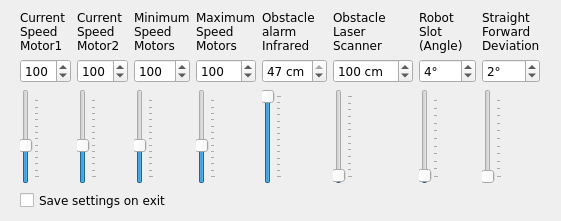
<ui version="4.0" >
 <class>settingsDialog</class>
 <widget class="QDialog" name="settingsDialog" >
  <property name="windowModality" >
   <enum>Qt::WindowModal</enum>
  </property>
  <property name="geometry" >
   <rect>
    <x>0</x>
    <y>0</y>
    <width>561</width>
    <height>221</height>
   </rect>
  </property>
  <property name="windowTitle" >
   <string>Settings</string>
  </property>
  <widget class="QWidget" name="layoutWidget" >
   <property name="geometry" >
    <rect>
     <x>10</x>
     <y>10</y>
     <width>540</width>
     <height>201</height>
    </rect>
   </property>
   <layout class="QGridLayout" name="name0" >
    <item row="0" column="0" >
     <layout class="QHBoxLayout" name="_2" >
      <item>
       <layout class="QVBoxLayout" name="_3" >
        <item>
         <widget class="QLabel" name="label_2" >
          <property name="font" >
           <font>
            <family>Verdana</family>
           </font>
          </property>
          <property name="text" >
           <string>Current Speed Motor1</string>
          </property>
          <property name="wordWrap" >
           <bool>true</bool>
          </property>
         </widget>
        </item>
        <item>
         <widget class="QSpinBox" name="spinBoxMotor1Speed" >
          <property name="font" >
           <font>
            <family>Verdana</family>
           </font>
          </property>
          <property name="minimum" >
           <number>1</number>
          </property>
          <property name="maximum" >
           <number>255</number>
          </property>
          <property name="value" >
           <number>100</number>
          </property>
         </widget>
        </item>
        <item>
         <widget class="QSlider" name="sliderMotor1Speed" >
          <property name="font" >
           <font>
            <family>Verdana</family>
           </font>
          </property>
          <property name="minimum" >
           <number>1</number>
          </property>
          <property name="maximum" >
           <number>255</number>
          </property>
          <property name="value" >
           <number>100</number>
          </property>
          <property name="sliderPosition" >
           <number>100</number>
          </property>
          <property name="tracking" >
           <bool>false</bool>
          </property>
          <property name="orientation" >
           <enum>Qt::Vertical</enum>
          </property>
          <property name="tickPosition" >
           <enum>QSlider::TicksBelow</enum>
          </property>
          <property name="tickInterval" >
           <number>20</number>
          </property>
         </widget>
        </item>
       </layout>
      </item>
      <item>
       <layout class="QVBoxLayout" name="_4" >
        <item>
         <widget class="QLabel" name="label_5" >
          <property name="font" >
           <font>
            <family>Verdana</family>
           </font>
          </property>
          <property name="text" >
           <string>Current Speed Motor2</string>
          </property>
          <property name="wordWrap" >
           <bool>true</bool>
          </property>
         </widget>
        </item>
        <item>
         <widget class="QSpinBox" name="spinBoxMotor2Speed" >
          <property name="font" >
           <font>
            <family>Verdana</family>
           </font>
          </property>
          <property name="minimum" >
           <number>1</number>
          </property>
          <property name="maximum" >
           <number>255</number>
          </property>
          <property name="value" >
           <number>100</number>
          </property>
         </widget>
        </item>
        <item>
         <widget class="QSlider" name="sliderMotor2Speed" >
          <property name="font" >
           <font>
            <family>Verdana</family>
           </font>
          </property>
          <property name="minimum" >
           <number>1</number>
          </property>
          <property name="maximum" >
           <number>255</number>
          </property>
          <property name="value" >
           <number>100</number>
          </property>
          <property name="sliderPosition" >
           <number>100</number>
          </property>
          <property name="tracking" >
           <bool>false</bool>
          </property>
          <property name="orientation" >
           <enum>Qt::Vertical</enum>
          </property>
          <property name="tickPosition" >
           <enum>QSlider::TicksBelow</enum>
          </property>
          <property name="tickInterval" >
           <number>20</number>
          </property>
         </widget>
        </item>
       </layout>
      </item>
      <item>
       <layout class="QVBoxLayout" name="_5" >
        <item>
         <widget class="QLabel" name="label_7" >
          <property name="font" >
           <font>
            <family>Verdana</family>
           </font>
          </property>
          <property name="text" >
           <string>Minimum Speed Motors</string>
          </property>
          <property name="wordWrap" >
           <bool>true</bool>
          </property>
         </widget>
        </item>
        <item>
         <widget class="QSpinBox" name="spinBoxMinimumSpeed" >
          <property name="font" >
           <font>
            <family>Verdana</family>
           </font>
          </property>
          <property name="minimum" >
           <number>1</number>
          </property>
          <property name="maximum" >
           <number>255</number>
          </property>
          <property name="value" >
           <number>100</number>
          </property>
         </widget>
        </item>
        <item>
         <widget class="QSlider" name="sliderMinimumSpeed" >
          <property name="font" >
           <font>
            <family>Verdana</family>
           </font>
          </property>
          <property name="minimum" >
           <number>1</number>
          </property>
          <property name="maximum" >
           <number>255</number>
          </property>
          <property name="value" >
           <number>100</number>
          </property>
          <property name="sliderPosition" >
           <number>100</number>
          </property>
          <property name="tracking" >
           <bool>false</bool>
          </property>
          <property name="orientation" >
           <enum>Qt::Vertical</enum>
          </property>
          <property name="tickPosition" >
           <enum>QSlider::TicksBelow</enum>
          </property>
          <property name="tickInterval" >
           <number>20</number>
          </property>
         </widget>
        </item>
       </layout>
      </item>
      <item>
       <layout class="QVBoxLayout" name="_6" >
        <item>
         <widget class="QLabel" name="label_8" >
          <property name="font" >
           <font>
            <family>Verdana</family>
           </font>
          </property>
          <property name="text" >
           <string>Maximum Speed Motors</string>
          </property>
          <property name="wordWrap" >
           <bool>true</bool>
          </property>
         </widget>
        </item>
        <item>
         <widget class="QSpinBox" name="spinBoxMaximumSpeed" >
          <property name="font" >
           <font>
            <family>Verdana</family>
           </font>
          </property>
          <property name="minimum" >
           <number>1</number>
          </property>
          <property name="maximum" >
           <number>255</number>
          </property>
          <property name="value" >
           <number>100</number>
          </property>
         </widget>
        </item>
        <item>
         <widget class="QSlider" name="sliderMaximumSpeed" >
          <property name="font" >
           <font>
            <family>Verdana</family>
           </font>
          </property>
          <property name="minimum" >
           <number>1</number>
          </property>
          <property name="maximum" >
           <number>255</number>
          </property>
          <property name="value" >
           <number>100</number>
          </property>
          <property name="sliderPosition" >
           <number>100</number>
          </property>
          <property name="tracking" >
           <bool>false</bool>
          </property>
          <property name="orientation" >
           <enum>Qt::Vertical</enum>
          </property>
          <property name="tickPosition" >
           <enum>QSlider::TicksBelow</enum>
          </property>
          <property name="tickInterval" >
           <number>20</number>
          </property>
         </widget>
        </item>
       </layout>
      </item>
      <item>
       <layout class="QVBoxLayout" name="_7" >
        <item>
         <widget class="QLabel" name="label" >
          <property name="font" >
           <font>
            <family>Verdana</family>
           </font>
          </property>
          <property name="text" >
           <string>Obstacle alarm Infrared</string>
          </property>
          <property name="wordWrap" >
           <bool>true</bool>
          </property>
         </widget>
        </item>
        <item>
         <widget class="QSpinBox" name="spinBoxObstacle" >
          <property name="font" >
           <font>
            <family>Verdana</family>
           </font>
          </property>
          <property name="suffix" >
           <string> cm</string>
          </property>
          <property name="minimum" >
           <number>8</number>
          </property>
          <property name="maximum" >
           <number>47</number>
          </property>
          <property name="singleStep" >
           <number>1</number>
          </property>
          <property name="value" >
           <number>47</number>
          </property>
         </widget>
        </item>
        <item>
         <widget class="QSlider" name="sliderObstacle" >
          <property name="font" >
           <font>
            <family>Verdana</family>
           </font>
          </property>
          <property name="minimum" >
           <number>8</number>
          </property>
          <property name="maximum" >
           <number>47</number>
          </property>
          <property name="singleStep" >
           <number>1</number>
          </property>
          <property name="pageStep" >
           <number>2</number>
          </property>
          <property name="value" >
           <number>47</number>
          </property>
          <property name="sliderPosition" >
           <number>47</number>
          </property>
          <property name="orientation" >
           <enum>Qt::Vertical</enum>
          </property>
          <property name="tickPosition" >
           <enum>QSlider::TicksBelow</enum>
          </property>
          <property name="tickInterval" >
           <number>3</number>
          </property>
         </widget>
        </item>
       </layout>
      </item>
      <item>
       <layout class="QVBoxLayout" name="_8" >
        <item>
         <widget class="QLabel" name="label_9" >
          <property name="font" >
           <font>
            <family>Verdana</family>
           </font>
          </property>
          <property name="text" >
           <string>Obstacle Laser Scanner</string>
          </property>
          <property name="wordWrap" >
           <bool>true</bool>
          </property>
         </widget>
        </item>
        <item>
         <widget class="QSpinBox" name="spinBoxObstacleLaserScanner" >
          <property name="font" >
           <font>
            <family>Verdana</family>
           </font>
          </property>
          <property name="suffix" >
           <string> cm</string>
          </property>
          <property name="minimum" >
           <number>1</number>
          </property>
          <property name="maximum" >
           <number>6000</number>
          </property>
          <property name="singleStep" >
           <number>1</number>
          </property>
          <property name="value" >
           <number>100</number>
          </property>
         </widget>
        </item>
        <item>
         <widget class="QSlider" name="sliderObstacleLaserScanner" >
          <property name="font" >
           <font>
            <family>Verdana</family>
           </font>
          </property>
          <property name="minimum" >
           <number>1</number>
          </property>
          <property name="maximum" >
           <number>6000</number>
          </property>
          <property name="singleStep" >
           <number>10</number>
          </property>
          <property name="pageStep" >
           <number>100</number>
          </property>
          <property name="value" >
           <number>100</number>
          </property>
          <property name="sliderPosition" >
           <number>100</number>
          </property>
          <property name="tracking" >
           <bool>false</bool>
          </property>
          <property name="orientation" >
           <enum>Qt::Vertical</enum>
          </property>
          <property name="tickPosition" >
           <enum>QSlider::TicksBelow</enum>
          </property>
          <property name="tickInterval" >
           <number>500</number>
          </property>
         </widget>
        </item>
       </layout>
      </item>
      <item>
       <layout class="QVBoxLayout" name="_9" >
        <item>
         <widget class="QLabel" name="label_4" >
          <property name="font" >
           <font>
            <family>Verdana</family>
           </font>
          </property>
          <property name="text" >
           <string>Robot Slot (Angle)</string>
          </property>
          <property name="wordWrap" >
           <bool>true</bool>
          </property>
         </widget>
        </item>
        <item>
         <widget class="QSpinBox" name="spinBoxRobotSlot" >
          <property name="font" >
           <font>
            <family>Verdana</family>
           </font>
          </property>
          <property name="suffix" >
           <string>°</string>
          </property>
          <property name="minimum" >
           <number>1</number>
          </property>
          <property name="maximum" >
           <number>180</number>
          </property>
          <property name="value" >
           <number>4</number>
          </property>
         </widget>
        </item>
        <item>
         <widget class="QSlider" name="sliderRobotSlot" >
          <property name="font" >
           <font>
            <family>Verdana</family>
           </font>
          </property>
          <property name="minimum" >
           <number>1</number>
          </property>
          <property name="maximum" >
           <number>180</number>
          </property>
          <property name="pageStep" >
           <number>2</number>
          </property>
          <property name="value" >
           <number>4</number>
          </property>
          <property name="sliderPosition" >
           <number>4</number>
          </property>
          <property name="orientation" >
           <enum>Qt::Vertical</enum>
          </property>
          <property name="tickPosition" >
           <enum>QSlider::TicksBelow</enum>
          </property>
          <property name="tickInterval" >
           <number>17</number>
          </property>
         </widget>
        </item>
       </layout>
      </item>
      <item>
       <layout class="QVBoxLayout" name="_10" >
        <item>
         <widget class="QLabel" name="label_6" >
          <property name="font" >
           <font>
            <family>Verdana</family>
           </font>
          </property>
          <property name="text" >
           <string>Straight Forward Deviation</string>
          </property>
          <property name="wordWrap" >
           <bool>true</bool>
          </property>
         </widget>
        </item>
        <item>
         <widget class="QSpinBox" name="spinBoxStraightForwardDeviation" >
          <property name="font" >
           <font>
            <family>Verdana</family>
           </font>
          </property>
          <property name="suffix" >
           <string>°</string>
          </property>
          <property name="minimum" >
           <number>1</number>
          </property>
          <property name="maximum" >
           <number>180</number>
          </property>
          <property name="value" >
           <number>2</number>
          </property>
         </widget>
        </item>
        <item>
         <widget class="QSlider" name="sliderStraightForwardDeviation" >
          <property name="font" >
           <font>
            <family>Verdana</family>
           </font>
          </property>
          <property name="minimum" >
           <number>1</number>
          </property>
          <property name="maximum" >
           <number>180</number>
          </property>
          <property name="pageStep" >
           <number>2</number>
          </property>
          <property name="value" >
           <number>2</number>
          </property>
          <property name="sliderPosition" >
           <number>2</number>
          </property>
          <property name="orientation" >
           <enum>Qt::Vertical</enum>
          </property>
          <property name="tickPosition" >
           <enum>QSlider::TicksBelow</enum>
          </property>
          <property name="tickInterval" >
           <number>17</number>
          </property>
         </widget>
        </item>
       </layout>
      </item>
     </layout>
    </item>
    <item row="1" column="0" >
     <widget class="QCheckBox" name="checkBoxSaveSettings" >
      <property name="font" >
       <font>
        <family>Verdana</family>
       </font>
      </property>
      <property name="text" >
       <string>Save settings on exit</string>
      </property>
     </widget>
    </item>
   </layout>
  </widget>
 </widget>
 <resources/>
 <connections/>
</ui>
